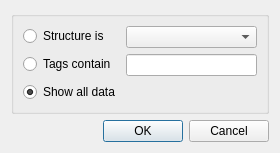
<?xml version="1.0" encoding="UTF-8"?>
<ui version="4.0">
 <class>DataFilterDialog</class>
 <widget class="QDialog" name="DataFilterDialog">
  <property name="geometry">
   <rect>
    <x>0</x>
    <y>0</y>
    <width>280</width>
    <height>140</height>
   </rect>
  </property>
  <property name="windowTitle">
   <string>Data filter</string>
  </property>
  <layout class="QVBoxLayout" name="verticalLayout">
   <item>
    <widget class="QGroupBox" name="groupBox">
     <property name="title">
      <string/>
     </property>
     <layout class="QFormLayout" name="formLayout">
      <item row="0" column="0">
       <widget class="QRadioButton" name="radioStructure">
        <property name="text">
         <string>Structure is</string>
        </property>
       </widget>
      </item>
      <item row="0" column="1">
       <widget class="QComboBox" name="structureCombo"/>
      </item>
      <item row="1" column="0">
       <widget class="QRadioButton" name="radioTag">
        <property name="text">
         <string>Tags contain</string>
        </property>
       </widget>
      </item>
      <item row="1" column="1">
       <widget class="QLineEdit" name="nameTag"/>
      </item>
      <item row="2" column="0">
       <widget class="QRadioButton" name="radioNone">
        <property name="text">
         <string>Show all data</string>
        </property>
        <property name="checked">
         <bool>true</bool>
        </property>
       </widget>
      </item>
     </layout>
    </widget>
   </item>
   <item>
    <widget class="QDialogButtonBox" name="buttonBox">
     <property name="orientation">
      <enum>Qt::Horizontal</enum>
     </property>
     <property name="standardButtons">
      <set>QDialogButtonBox::Cancel|QDialogButtonBox::Ok</set>
     </property>
    </widget>
   </item>
  </layout>
 </widget>
 <resources/>
 <connections>
  <connection>
   <sender>buttonBox</sender>
   <signal>accepted()</signal>
   <receiver>DataFilterDialog</receiver>
   <slot>accept()</slot>
   <hints>
    <hint type="sourcelabel">
     <x>248</x>
     <y>254</y>
    </hint>
    <hint type="destinationlabel">
     <x>157</x>
     <y>274</y>
    </hint>
   </hints>
  </connection>
  <connection>
   <sender>buttonBox</sender>
   <signal>rejected()</signal>
   <receiver>DataFilterDialog</receiver>
   <slot>reject()</slot>
   <hints>
    <hint type="sourcelabel">
     <x>316</x>
     <y>260</y>
    </hint>
    <hint type="destinationlabel">
     <x>286</x>
     <y>274</y>
    </hint>
   </hints>
  </connection>
 </connections>
</ui>
